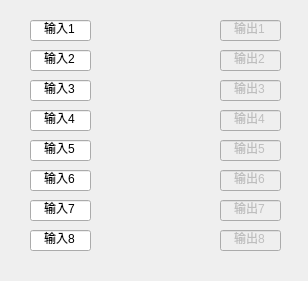
<?xml version="1.0" encoding="UTF-8"?>
<ui version="4.0">
 <class>simulator_figure</class>
 <widget class="QWidget" name="simulator_figure">
  <property name="geometry">
   <rect>
    <x>0</x>
    <y>0</y>
    <width>308</width>
    <height>281</height>
   </rect>
  </property>
  <property name="windowTitle">
   <string>-</string>
  </property>
  <widget class="QLineEdit" name="LE_input0">
   <property name="enabled">
    <bool>true</bool>
   </property>
   <property name="geometry">
    <rect>
     <x>30</x>
     <y>20</y>
     <width>61</width>
     <height>21</height>
    </rect>
   </property>
   <property name="text">
    <string>输入1</string>
   </property>
   <property name="alignment">
    <set>Qt::AlignCenter</set>
   </property>
   <property name="readOnly">
    <bool>true</bool>
   </property>
  </widget>
  <widget class="QLineEdit" name="LE_input1">
   <property name="geometry">
    <rect>
     <x>30</x>
     <y>50</y>
     <width>61</width>
     <height>21</height>
    </rect>
   </property>
   <property name="text">
    <string>输入2</string>
   </property>
   <property name="alignment">
    <set>Qt::AlignCenter</set>
   </property>
   <property name="readOnly">
    <bool>true</bool>
   </property>
  </widget>
  <widget class="QLineEdit" name="LE_input2">
   <property name="geometry">
    <rect>
     <x>30</x>
     <y>80</y>
     <width>61</width>
     <height>21</height>
    </rect>
   </property>
   <property name="text">
    <string>输入3</string>
   </property>
   <property name="alignment">
    <set>Qt::AlignCenter</set>
   </property>
   <property name="readOnly">
    <bool>true</bool>
   </property>
  </widget>
  <widget class="QLineEdit" name="LE_input3">
   <property name="geometry">
    <rect>
     <x>30</x>
     <y>110</y>
     <width>61</width>
     <height>21</height>
    </rect>
   </property>
   <property name="text">
    <string>输入4</string>
   </property>
   <property name="alignment">
    <set>Qt::AlignCenter</set>
   </property>
   <property name="readOnly">
    <bool>true</bool>
   </property>
  </widget>
  <widget class="QLineEdit" name="LE_input4">
   <property name="geometry">
    <rect>
     <x>30</x>
     <y>140</y>
     <width>61</width>
     <height>21</height>
    </rect>
   </property>
   <property name="text">
    <string>输入5</string>
   </property>
   <property name="alignment">
    <set>Qt::AlignCenter</set>
   </property>
   <property name="readOnly">
    <bool>true</bool>
   </property>
  </widget>
  <widget class="QLineEdit" name="LE_input5">
   <property name="geometry">
    <rect>
     <x>30</x>
     <y>170</y>
     <width>61</width>
     <height>21</height>
    </rect>
   </property>
   <property name="text">
    <string>输入6</string>
   </property>
   <property name="alignment">
    <set>Qt::AlignCenter</set>
   </property>
   <property name="readOnly">
    <bool>true</bool>
   </property>
  </widget>
  <widget class="QLineEdit" name="LE_input6">
   <property name="geometry">
    <rect>
     <x>30</x>
     <y>200</y>
     <width>61</width>
     <height>21</height>
    </rect>
   </property>
   <property name="text">
    <string>输入7</string>
   </property>
   <property name="alignment">
    <set>Qt::AlignCenter</set>
   </property>
   <property name="readOnly">
    <bool>true</bool>
   </property>
  </widget>
  <widget class="QLineEdit" name="LE_input7">
   <property name="geometry">
    <rect>
     <x>30</x>
     <y>230</y>
     <width>61</width>
     <height>21</height>
    </rect>
   </property>
   <property name="text">
    <string>输入8</string>
   </property>
   <property name="alignment">
    <set>Qt::AlignCenter</set>
   </property>
   <property name="readOnly">
    <bool>true</bool>
   </property>
  </widget>
  <widget class="QLineEdit" name="LE_output7">
   <property name="enabled">
    <bool>false</bool>
   </property>
   <property name="geometry">
    <rect>
     <x>220</x>
     <y>230</y>
     <width>61</width>
     <height>21</height>
    </rect>
   </property>
   <property name="text">
    <string>输出8</string>
   </property>
   <property name="alignment">
    <set>Qt::AlignCenter</set>
   </property>
   <property name="readOnly">
    <bool>true</bool>
   </property>
  </widget>
  <widget class="QLineEdit" name="LE_output5">
   <property name="enabled">
    <bool>false</bool>
   </property>
   <property name="geometry">
    <rect>
     <x>220</x>
     <y>170</y>
     <width>61</width>
     <height>21</height>
    </rect>
   </property>
   <property name="text">
    <string>输出6</string>
   </property>
   <property name="alignment">
    <set>Qt::AlignCenter</set>
   </property>
   <property name="readOnly">
    <bool>true</bool>
   </property>
  </widget>
  <widget class="QLineEdit" name="LE_output2">
   <property name="enabled">
    <bool>false</bool>
   </property>
   <property name="geometry">
    <rect>
     <x>220</x>
     <y>80</y>
     <width>61</width>
     <height>21</height>
    </rect>
   </property>
   <property name="text">
    <string>输出3</string>
   </property>
   <property name="alignment">
    <set>Qt::AlignCenter</set>
   </property>
   <property name="readOnly">
    <bool>true</bool>
   </property>
  </widget>
  <widget class="QLineEdit" name="LE_output3">
   <property name="enabled">
    <bool>false</bool>
   </property>
   <property name="geometry">
    <rect>
     <x>220</x>
     <y>110</y>
     <width>61</width>
     <height>21</height>
    </rect>
   </property>
   <property name="text">
    <string>输出4</string>
   </property>
   <property name="alignment">
    <set>Qt::AlignCenter</set>
   </property>
   <property name="readOnly">
    <bool>true</bool>
   </property>
  </widget>
  <widget class="QLineEdit" name="LE_output0">
   <property name="enabled">
    <bool>false</bool>
   </property>
   <property name="geometry">
    <rect>
     <x>220</x>
     <y>20</y>
     <width>61</width>
     <height>21</height>
    </rect>
   </property>
   <property name="text">
    <string>输出1</string>
   </property>
   <property name="alignment">
    <set>Qt::AlignCenter</set>
   </property>
   <property name="readOnly">
    <bool>true</bool>
   </property>
  </widget>
  <widget class="QLineEdit" name="LE_output1">
   <property name="enabled">
    <bool>false</bool>
   </property>
   <property name="geometry">
    <rect>
     <x>220</x>
     <y>50</y>
     <width>61</width>
     <height>21</height>
    </rect>
   </property>
   <property name="text">
    <string>输出2</string>
   </property>
   <property name="alignment">
    <set>Qt::AlignCenter</set>
   </property>
   <property name="readOnly">
    <bool>true</bool>
   </property>
  </widget>
  <widget class="QLineEdit" name="LE_output4">
   <property name="enabled">
    <bool>false</bool>
   </property>
   <property name="geometry">
    <rect>
     <x>220</x>
     <y>140</y>
     <width>61</width>
     <height>21</height>
    </rect>
   </property>
   <property name="text">
    <string>输出5</string>
   </property>
   <property name="alignment">
    <set>Qt::AlignCenter</set>
   </property>
   <property name="readOnly">
    <bool>true</bool>
   </property>
  </widget>
  <widget class="QLineEdit" name="LE_output6">
   <property name="enabled">
    <bool>false</bool>
   </property>
   <property name="geometry">
    <rect>
     <x>220</x>
     <y>200</y>
     <width>61</width>
     <height>21</height>
    </rect>
   </property>
   <property name="text">
    <string>输出7</string>
   </property>
   <property name="alignment">
    <set>Qt::AlignCenter</set>
   </property>
   <property name="readOnly">
    <bool>true</bool>
   </property>
  </widget>
 </widget>
 <resources/>
 <connections/>
</ui>
